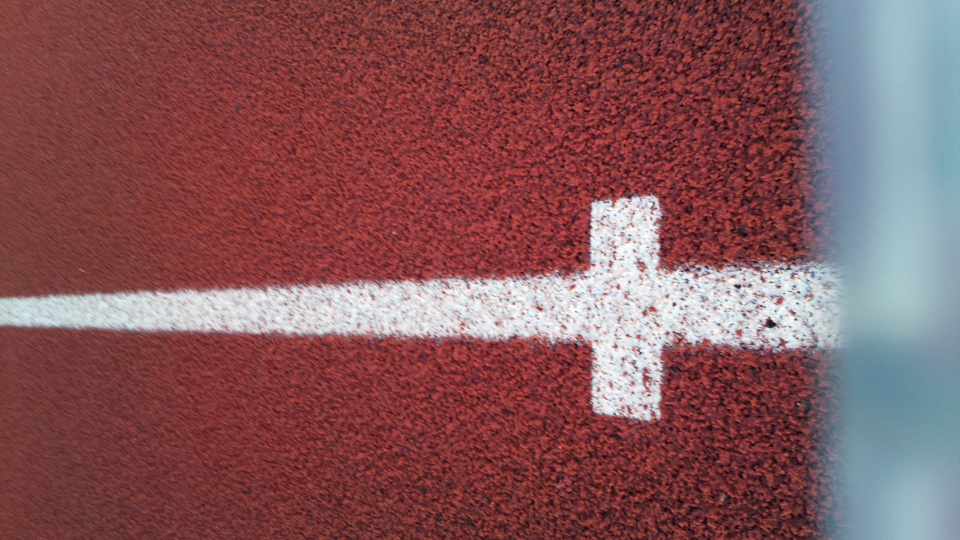
#> input picture InputImages/trackpic4.jpg, 1920 x 1080 px (shown at 1/2 size)
$ python line_detection_old.py
#> lines starting #> are read from the running program, lines starting #| are printed output that depends on the picture; after the words box and inside, x2 and y2 are one past the last pixel; in counts of white or black regions, pixels touching at a corner belong together; long printed decimals are rounded
import cv2 as cv
import numpy as np
import math as math

#Global Input Files (for testing)
input_filename = 'InputImages/trackpic4.jpg'
output_filename = 'OutputImages/output.jpg'
output_folder = 'OutputImages/'

img = cv.imread(input_filename)
#> img is the input picture: shape (1080, 1920, 3); mean B, G, R 90.1, 86.4, 134.1
cv.imwrite(output_filename,img)

#Canny edge detection
img_gray = cv.cvtColor(img,cv.COLOR_BGR2GRAY)
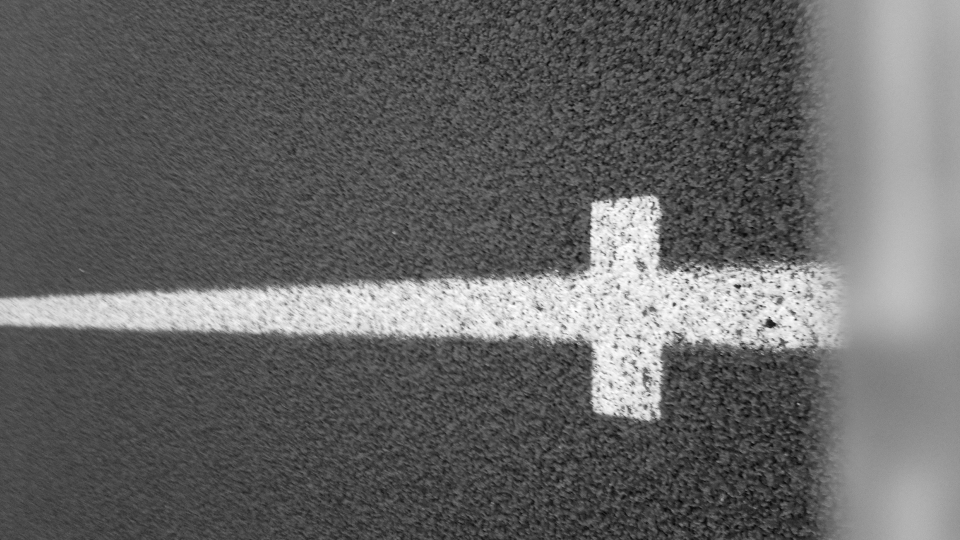
#> img_gray: shape (1080, 1920) (shown at 1/2 size); min 2, max 255, mean 101.1
cv.imwrite(output_folder + "gray_image.jpg",img_gray)

def nothing(x):
    pass

#Canny Tuning Window
#Input - Grayscale Image
#Creates a window with slider bars for tuning a canny edge detector with gaussian filter.
#Window displays output canny image
# [56 lines left out: function RunCannyTuningWindow, not called in this run]


#End RunCannyTuningWindow


def CannyFilter(img_gray):
    kernel_size = 15
    lower_canny_threshold = 50
    upper_canny_threshold = 100
    #gaussian filter
    #gauss_img = cv.GaussianBlur(img_gray,(5,5),0,0) #sigmaX/Y as 0's lets func determine
    filtered_img = cv.medianBlur(img_gray,kernel_size)
    cv.imwrite(output_folder + "median_filter.jpg",filtered_img)

    relative_image_max = np.max(img_gray)
    relative_image_min = np.min(img_gray)
    print("Max of gray image {}, Min {}".format(relative_image_max,relative_image_min) )
    #lower_canny_threshold = int(0.25 * relative_image_max)
    #upper_canny_threshold = int(0.5 * relative_image_max)
    print("Upper/Lower max: {} {}".format(lower_canny_threshold,upper_canny_threshold) )
    #canny_aperture = 11
    edges = cv.Canny(filtered_img,lower_canny_threshold,upper_canny_threshold)
    cv.imwrite(output_folder + "edges.jpg",edges)

    return edges

def FindLines(edge_img):
    rho_resolution = 1 #distance resultion of accumulator in pixels
    theta_resolution = np.pi / 180 #angle resulotion of accumulator in rads
    threshold = 200 #only return lines with greater number of votes

    #for HoughLInesP
    min_line_length = 100
    max_line_gap = 100

    #lines = cv.HoughLinesP(edge_img, rho=rho_resolution, theta=theta_resolution, threshold=threshold, minLineLength=min_line_length, maxLineGap=max_line_gap)
    lines = cv.HoughLines(edge_img,rho_resolution,theta_resolution,threshold)

    return lines

def DrawLinesThetaRho(img,lines):
    red = [0,0,255]
    width = 3

    if lines is None:
        print( "No lines found")
        return

    print("Lines Shape:")
    print(lines.shape)
    max_lines_to_print = 2
    count = 0
    for line in lines:
        print("Line #{}".format(count) )
        count += 1
        ##Adapted from OpenCv HoughLines Tutorial
        rho = line[0][0]
        theta = line[0][1]
        print("Theta {}, Rho {}".format(theta,rho) )
        a = math.cos(theta)
        b = math.sin(theta)
        x0 = a*rho
        y0 = b*rho
        pt1 = ( int(x0 + 5000*(-b)), int(y0 + 5000*(a)) )
        pt2 = ( int(x0 - 5000*(-b)), int(y0 - 5000*(a) ))
        cv.line( img, pt1, pt2, red, width)

# [21 lines left out: function DrawLines, not called in this run]


if __name__ == "__main__":
    #RunCannyTuningWindow(img_gray)
    edges = CannyFilter(img_gray)
#> in CannyFilter, `relative_image_max = np.max(img_gray)`: relative_image_max = 255
#> in CannyFilter, `relative_image_min = np.min(img_gray)`: relative_image_min = 2
#| Max of gray image 255, Min 2
#> in CannyFilter, `edges = cv.Canny(filtered_img,lower_canny_threshold,upper_canny_thresh..`:
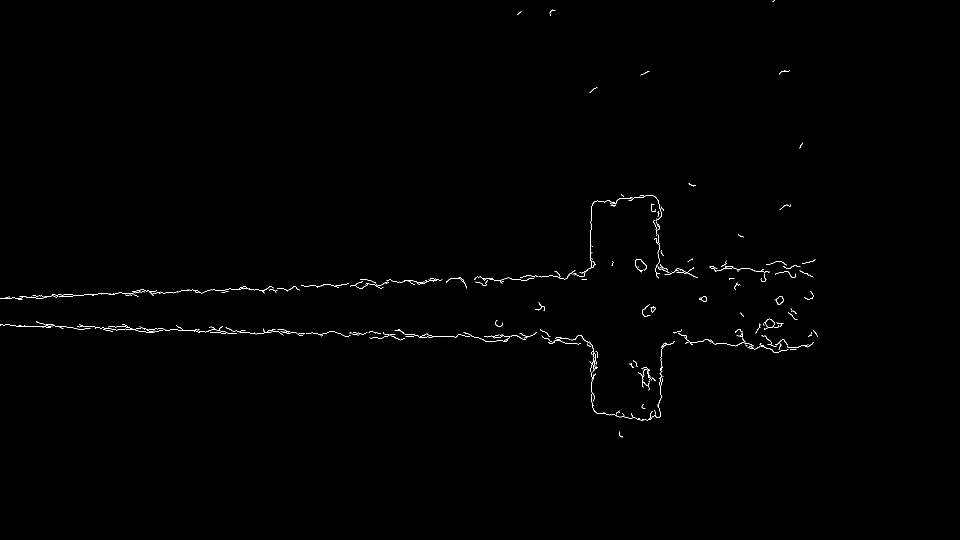
#> edges: shape (1080, 1920) (shown at 1/2 size); 0.38% white in thin lines or dots, all inside (x1, y1, x2, y2) = (0, 0, 1636, 875)

    #Line detection and drawing
    line_img = np.copy(img)
    lines = FindLines(edges)
#> in FindLines, `lines = cv.HoughLines(edge_img,rho_resolution,theta_resolution,thresho..`: lines = [[594, 1.54], [596, 1.54], [654, 1.59], [656, 1.59]]
    #DrawLines(line_img)
    DrawLinesThetaRho(line_img,lines)
#| (4, 1, 2)
#> the loop in DrawLinesThetaRho, `for line in lines:` made 4 passes
#> (rho, theta, a, b, x0, y0, pt1, pt2) on passes 1 to 4: (594, 1.54, 0.0349, 0.999, 20.73, 593.6, (-4976, 768), (5017, 419)), (596, 1.54, 0.0349, 0.999, 20.8, 595.6, (-4976, 770), (5017, 421)), (654, 1.59, -0.0175, 1, -11.41, 653.9, (-5010, 566), (4987, 741)), (656, 1.59, -0.0175, 1, -11.45, 655.9, (-5010, 568), (4987, 743))
#| Line #0
#| Theta 1.536, Rho 594.0
#| Line #1
#| Theta 1.536, Rho 596.0
#| Line #2
#| Theta 1.588, Rho 654.0
#| Line #3
#| Theta 1.588, Rho 656.0
#> after the loop in DrawLinesThetaRho, `for line in lines:`: count = 4
    cv.imwrite(output_folder + "line_img.jpg",line_img)

$ run again, with InputImages/trackpic3.jpg copied over InputImages/trackpic4.jpg
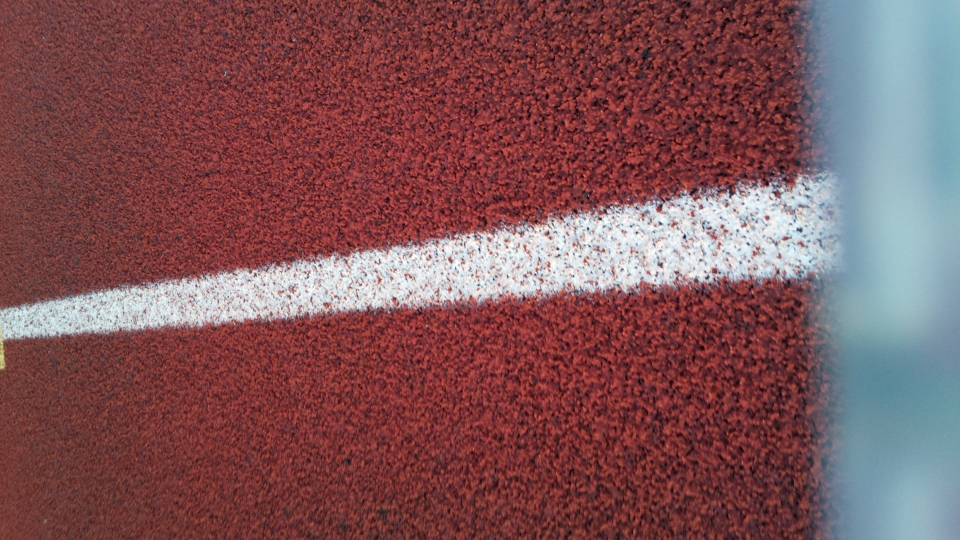
#> input picture InputImages/trackpic3.jpg, 1920 x 1080 px (shown at 1/2 size)
#> img is the input picture: shape (1080, 1920, 3); mean B, G, R 88.3, 84.6, 128.4
#> in CannyFilter, `filtered_img = cv.medianBlur(img_gray,kernel_size)`:
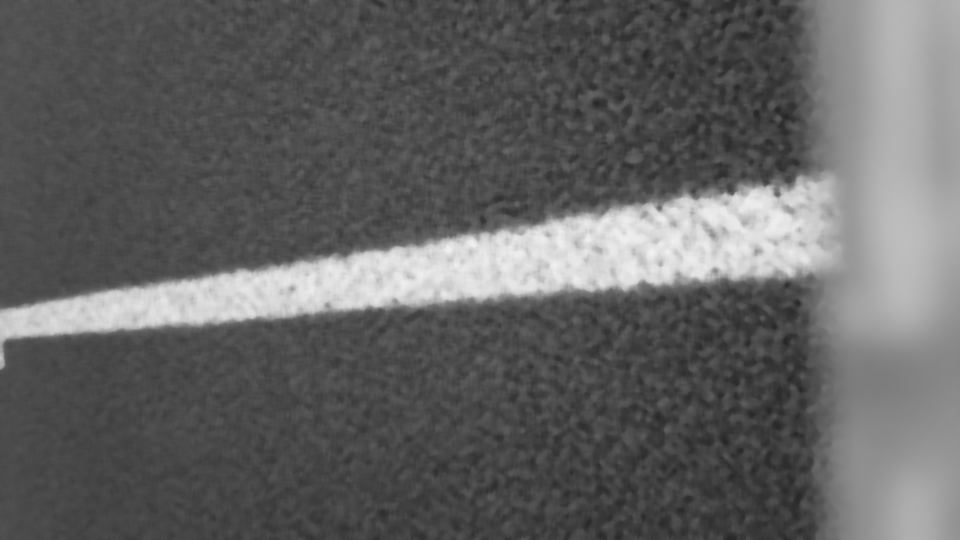
#> filtered_img: shape (1080, 1920) (shown at 1/2 size); min 36, max 242, mean 98.7
#> relative_image_max = 255
#> relative_image_min = 3
#| Max of gray image 255, Min 3
#> in CannyFilter, `edges = cv.Canny(filtered_img,lower_canny_threshold,upper_canny_thresh..`:
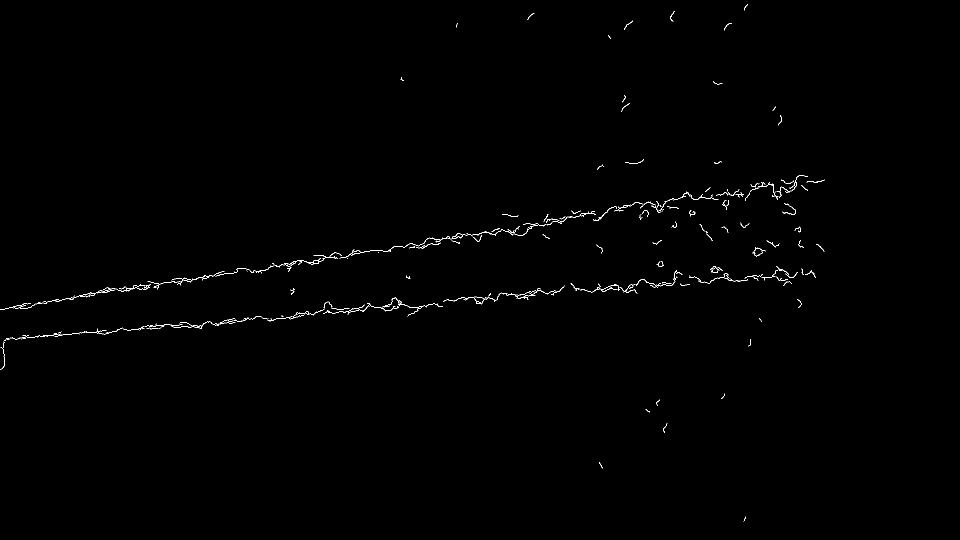
#> edges: shape (1080, 1920) (shown at 1/2 size); 0.4% white in thin lines or dots, all inside (x1, y1, x2, y2) = (0, 9, 1649, 1043)
#> in FindLines, `lines = cv.HoughLines(edge_img,rho_resolution,theta_resolution,thresho..`: lines = [[610, 1.41], [677, 1.48], [682, 1.48]]
#| (3, 1, 2)
#> the loop in DrawLinesThetaRho, `for line in lines:` made 3 passes
#> (rho, theta, a, b, x0, y0, pt1, pt2) on passes 1 to 3: (610, 1.41, 0.156, 0.988, 95.43, 602.5, (-4843, 1384), (5033, -179)), (677, 1.48, 0.0872, 0.996, 59, 674.4, (-4921, 1110), (5039, 238)), (682, 1.48, 0.0872, 0.996, 59.44, 679.4, (-4921, 1115), (5040, 243))
#> (printed output is left out)
#> after the loop in DrawLinesThetaRho, `for line in lines:`: count = 3

$ run again, with InputImages/low_res_pic_11.jpg copied over InputImages/trackpic4.jpg
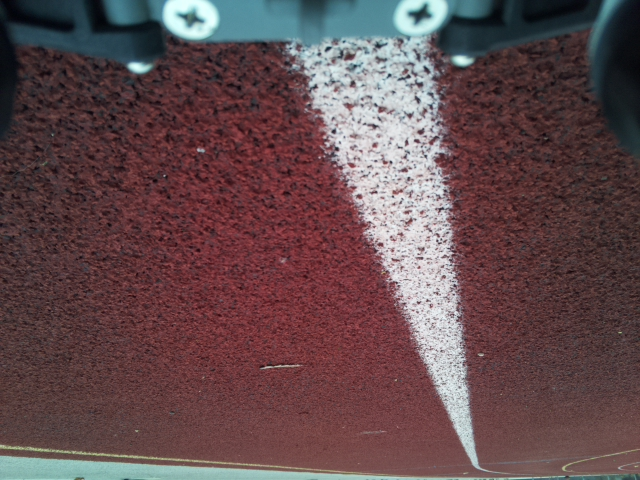
#> input picture InputImages/low_res_pic_11.jpg, 640 x 480 px
#> img is the input picture: shape (480, 640, 3); mean B, G, R 78, 75, 98.9
#> in CannyFilter, `filtered_img = cv.medianBlur(img_gray,kernel_size)`:
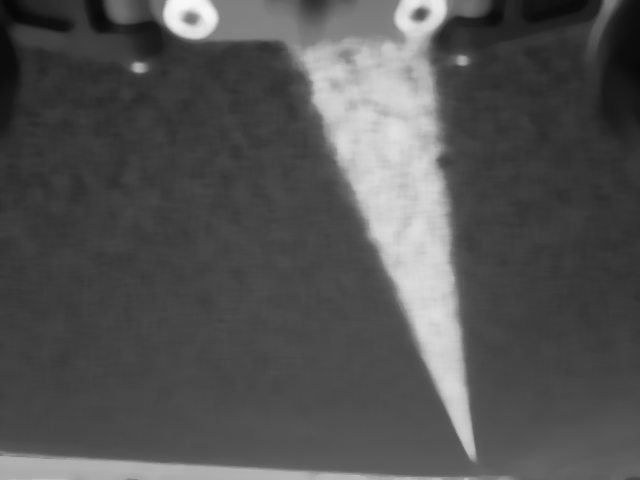
#> filtered_img: shape (480, 640); min 7, max 247, mean 83.3
#> relative_image_max = 249
#> relative_image_min = 3
#| Max of gray image 249, Min 3
#> in CannyFilter, `edges = cv.Canny(filtered_img,lower_canny_threshold,upper_canny_thresh..`:
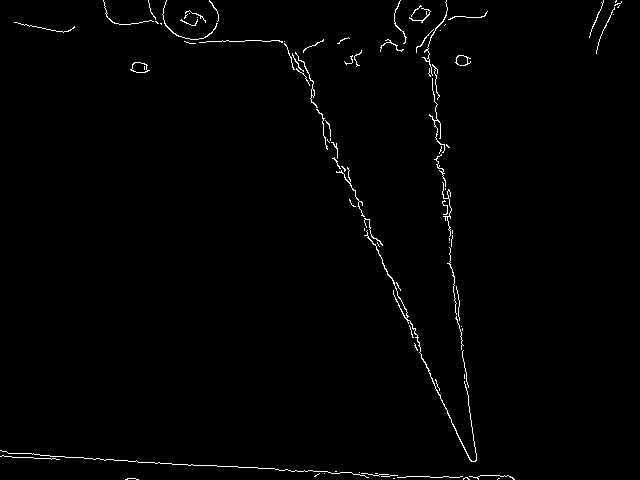
#> edges: shape (480, 640); 1.1% white in thin lines or dots
#> lines = None

$ run again, with InputImages/low_res_pic_14.jpg copied over InputImages/trackpic4.jpg
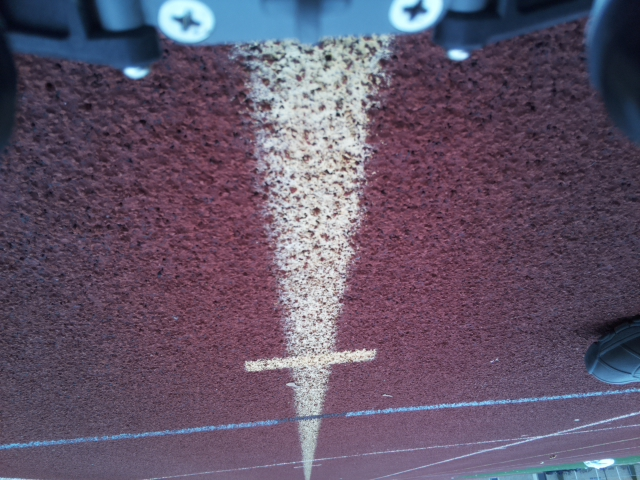
#> input picture InputImages/low_res_pic_14.jpg, 640 x 480 px
#> img is the input picture: shape (480, 640, 3); mean B, G, R 105.5, 85.3, 98.6
#> in CannyFilter, `filtered_img = cv.medianBlur(img_gray,kernel_size)`:
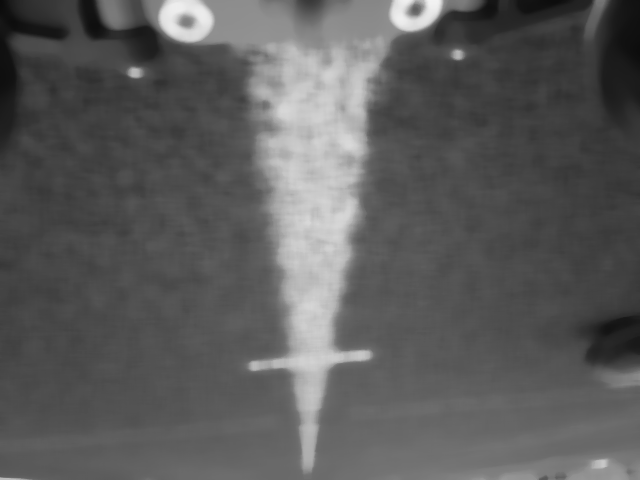
#> filtered_img: shape (480, 640); min 10, max 242, mean 91.8
#> relative_image_max = 252
#> relative_image_min = 5
#| Max of gray image 252, Min 5
#> in CannyFilter, `edges = cv.Canny(filtered_img,lower_canny_threshold,upper_canny_thresh..`:
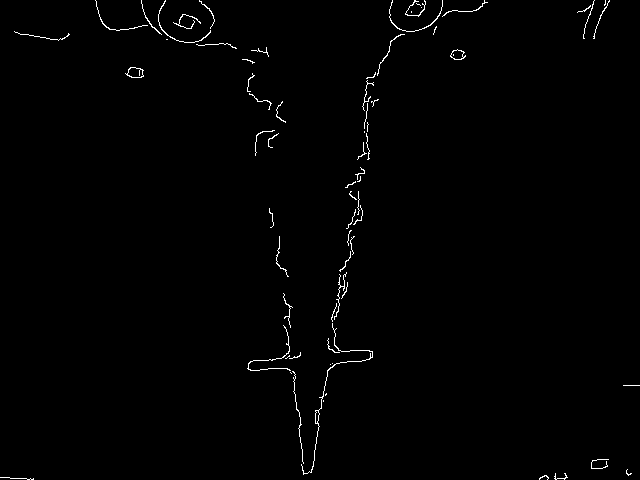
#> edges: shape (480, 640); 0.84% white in thin lines or dots
#> lines = None
